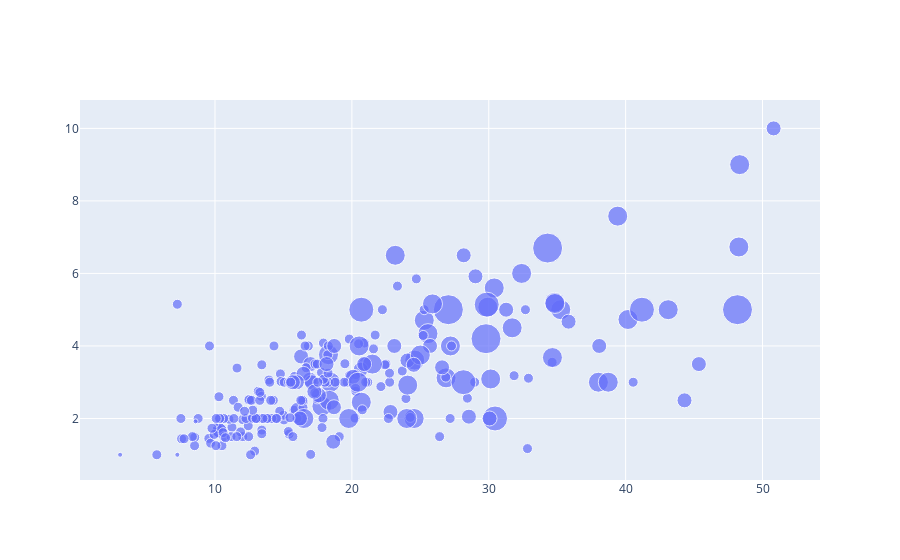

Notebook source saved alongside this figure:
### Code cell
fig = go.Figure()
fig.add_trace(go.Scatter(x=tips.total_bill, y=tips.tip, mode='markers', marker_size = tips['size']*5 ))

### Figure 1 — Plotly figure (JSON) as saved in the notebook; plotly's stock layout.template omitted (floating-point values rounded to 4 significant figures; data arrays with more than 128 entries replaced by an {"elided": "..."} marker saying what was removed)
{"data": [{"marker": {"size": {"elided": "244 int values"}}, "mode": "markers", "type": "scatter", "x": {"elided": "244 float values"}, "y": {"elided": "244 float values"}}], "layout": {}}
